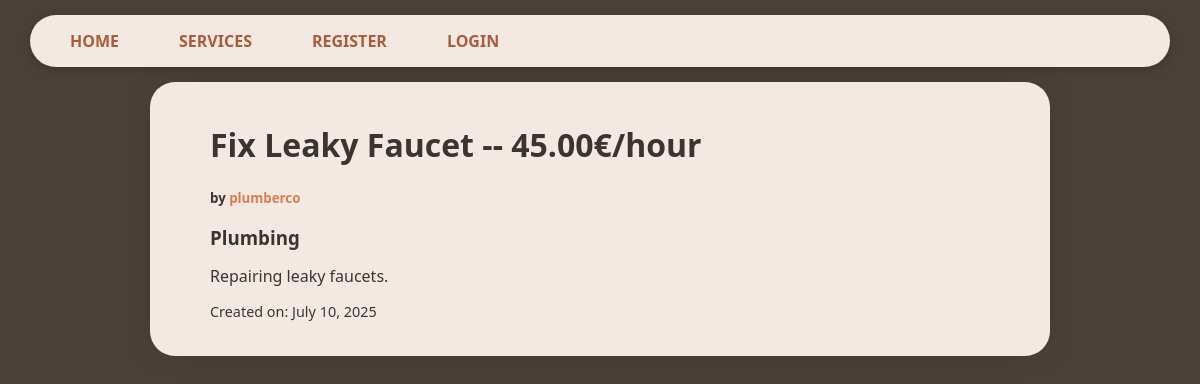
/services/1, run on an earlier commit of the app's database.
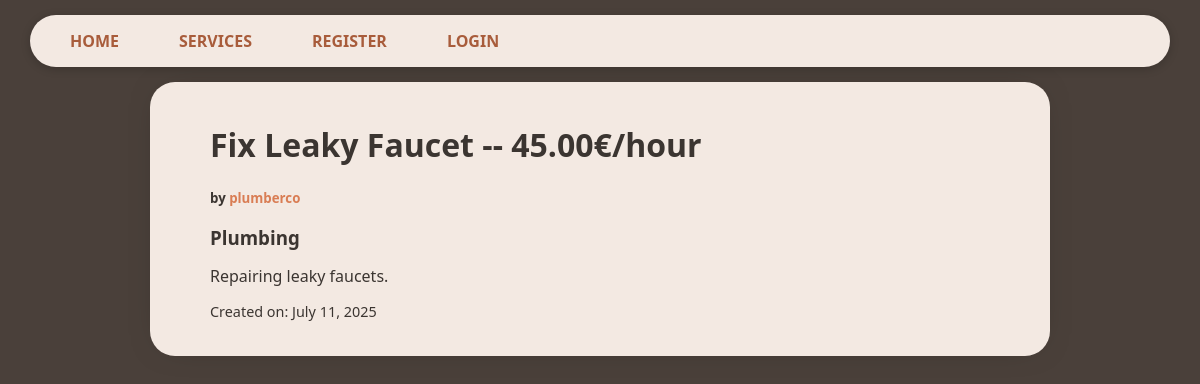
And on a later commit of the database.
### services/models.py (models this page shows, shortened)
class Service(models.Model):
    company = models.ForeignKey(Company, on_delete=models.CASCADE)
    name = models.CharField(max_length=40)
    description = models.TextField()
    price_hour = models.DecimalField(decimal_places=2, max_digits=100)
    rating = models.IntegerField(validators=[MinValueValidator(
        0), MaxValueValidator(5)], default=0)
    choices = (
        ('Air Conditioner', 'Air Conditioner'),
        ('Carpentry', 'Carpentry'),
        ('Electricity', 'Electricity'),
        ('Gardening', 'Gardening'),
        ('Home Machines', 'Home Machines'),
        ('House Keeping', 'House Keeping'),
        ('Interior Design', 'Interior Design'),
        ('Locks', 'Locks'),
        ('Painting', 'Painting'),
        ('Plumbing', 'Plumbing'),
        ('Water Heaters', 'Water Heaters'),
    )
    field = models.CharField(max_length=30, blank=False,
                             null=False, choices=choices)
    date = models.DateTimeField(auto_now=True, null=False)

### users/models.py (models this page shows, shortened)
class Company(models.Model):
    user = models.OneToOneField(
        User, on_delete=models.CASCADE, primary_key=True)
    field = models.CharField(max_length=70, choices=(('Air Conditioner', 'Air Conditioner'),
                                                     ('All in One', 'All in One'),
                                                     ('Carpentry', 'Carpentry'),
                                                     ('Electricity',
                                                      'Electricity'),
                                                     ('Gardening', 'Gardening'),
                                                     ('Home Machines',
                                                      'Home Machines'),
                                                     ('House Keeping',
                                                      'House Keeping'),
                                                     ('Interior Design',
                                                      'Interior Design'),
                                                     ('Locks', 'Locks'),
                                                     ('Painting', 'Painting'),
                                                     ('Plumbing', 'Plumbing'),
                                                     ('Water Heaters', 'Water Heaters')), blank=False, null=False)
    rating = models.IntegerField(
        validators=[MaxValueValidator(5), MinValueValidator(0)], default=0)

class User(AbstractUser):
    is_company = models.BooleanField(default=False)
    is_customer = models.BooleanField(default=False)
    email = models.CharField(max_length=100, unique=True)

### services/views.py (the view)
# urls.py: path('<int:id>', v.index, name='index'),
def index(request, id):
    service = Service.objects.get(id=id)
    return render(request, 'services/single_service.html', {'service': service})

### services/templates/services/single_service.html (shortened to what this page needs)
{% extends 'main/base.html' %}
{% block content %}
    <div class='service_info_container'>
        <h1 class="service-detail-name">{{service.name}} -- {{service.price_hour|floatformat:2}}€/hour</h1>
        <h5 class="service-detail-company">by <a href="/company/{{service.company.user}}">{{service.company.user}}</a></h5>
        <h3 class="service-detail-field">{{service.field}}</h3>
        <p class="service-detail-description">{{service.description}}</p>
        <p class="service-detail-date">Created on: {{ service.date|date:"F d, Y" }}</p>
    </div>
{% endblock %}

What changed in the data, as far as the page shows it:
changed Service "Fix Leaky Faucet": date "July 10, 2025" → "July 11, 2025"
